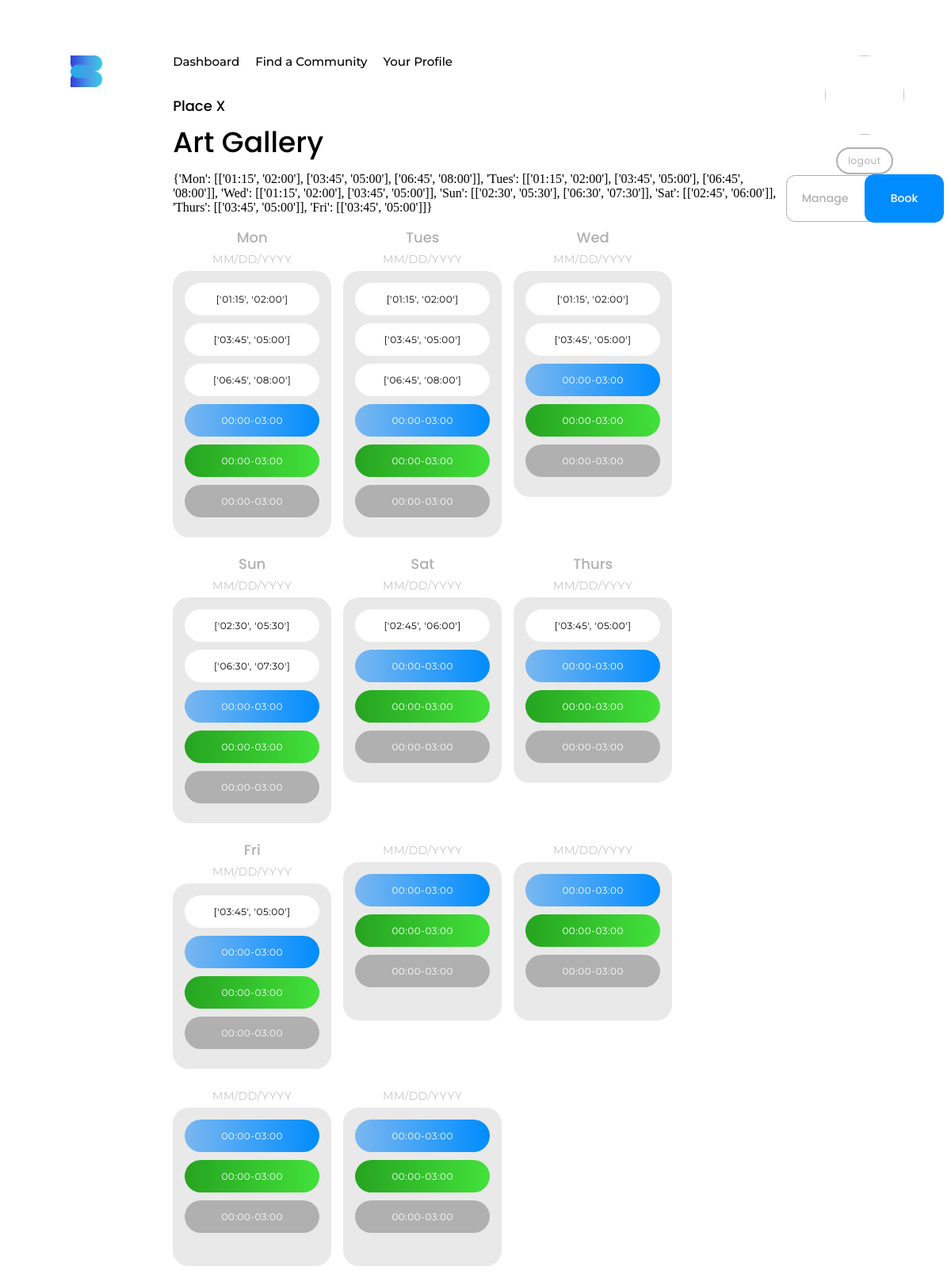
/member/amenity/2, run on an earlier commit of the app's database.
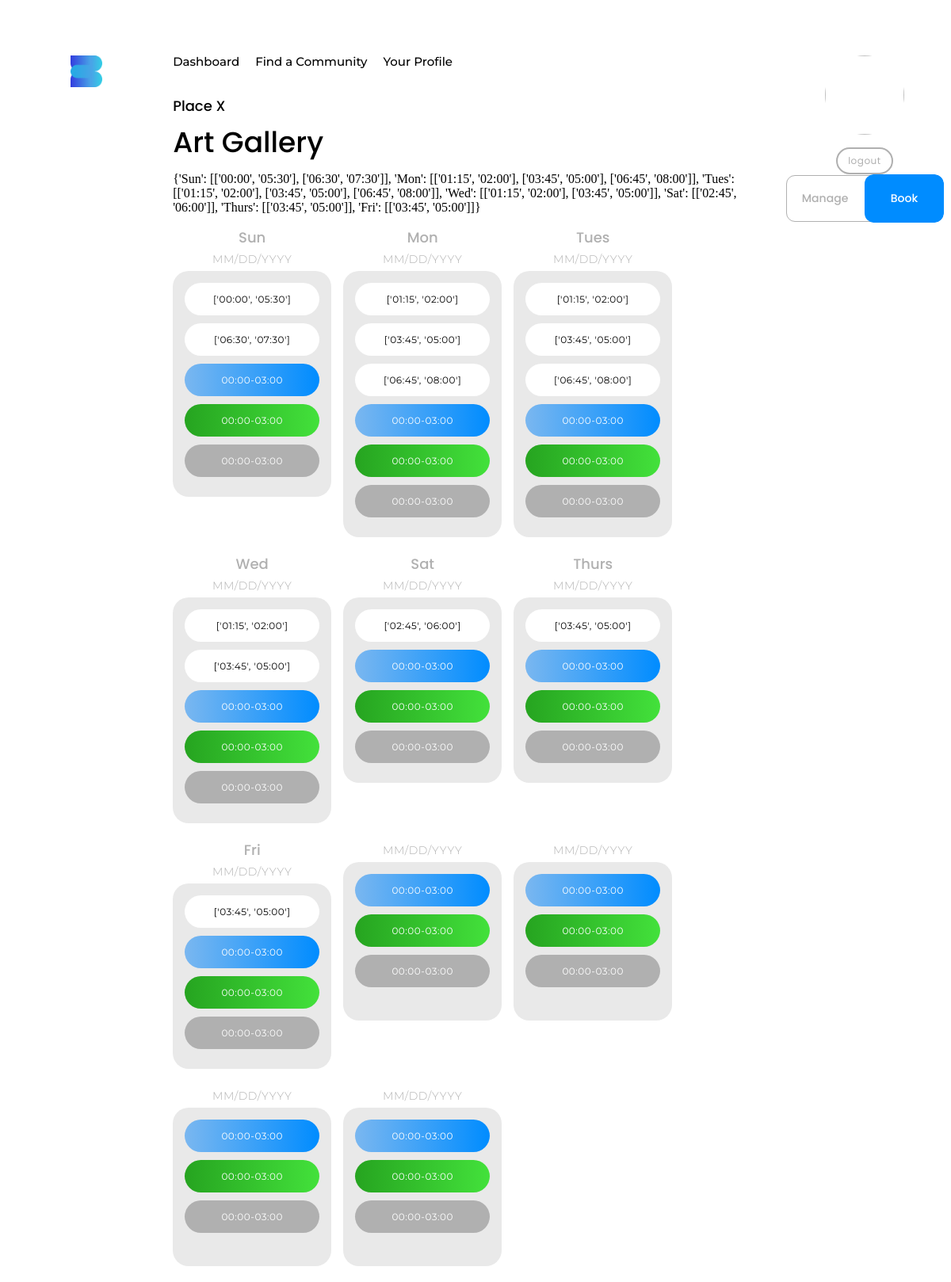
And on a later commit of the database.
### siteApp/models.py (models this page shows, shortened)
class Amenity(models.Model):
    name = models.CharField(max_length=200, blank=False)
    place = models.ForeignKey(
        "siteApp.Place", blank=False, on_delete=models.CASCADE)
    subtitle = models.CharField(max_length=200, blank=True)
    description = models.CharField(max_length=200, blank=True)
    date_created = models.DateTimeField(auto_now_add=True)
    timeslots = models.JSONField(blank=True, null=True)
    image = models.ImageField(upload_to='images', null=True, blank=True)
    class Meta:
        ordering = ('date_created',)

### memberApp/views.py (the view)
# urls.py: path('amenity/<str:pk>', views.amenity_view, name="member-amenity"),
def amenity_view(request, pk):
    amenity = Amenity.objects.get(id=pk)
    jsonTimeslots = amenity.timeslots
    page_title = amenity.name
    page_subtitle = amenity.place.name
    context = {
        'page_title': page_title,
        'page_subtitle': page_subtitle,
        'amenity':amenity,
        'jsonTimeslots':jsonTimeslots,
    }
    template_name = 'memberApp/amenity.html'
    return render(request, template_name, context)

### templates/memberApp/amenity.html (shortened to what this page needs)
{% extends 'base.html' %} {% load static %}
{% block headers %}
<link
    rel="stylesheet"
    type="text/css"
    href="{% static 'css/timeslots.css' %}"
/>
{% endblock headers %}
{% block pageheader %}
<div class="header2 card-shade-grey">{{page_subtitle}}</div>
<div class="header1">{{page_title}}</div>
{% endblock pageheader %}
{% block content %}
<span>{{jsonTimeslots}}</span>
{% include 'components/card.html' with name="container-card style4" jsonTimeslots=jsonTimeslots%}
{% endblock content %}

What changed in the data, as far as the page shows it:
changed Amenity "Art Gallery": timeslots "{'Mon': [['01:15', '02:00'], ['03:45', '05:00'], ['06:45', '08:00']], 'Tues': [['01:15', '02:00'], ['03:45', '05:00'], ['06:45', '08:00']], 'Wed': [['01:15', '02:00'], ['03:45', '05:00']], 'Sun': [['02:30', '05:30'], ['06:30', '07:30']], 'Sat': [['02:45', '06:00']], 'Thurs':…" → "{'Sun': [['00:00', '05:30'], ['06:30', '07:30']], 'Mon': [['01:15', '02:00'], ['03:45', '05:00'], ['06:45', '08:00']], 'Tues': [['01:15', '02:00'], ['03:45', '05:00'], ['06:45', '08:00']], 'Wed': [['01:15', '02:00'], ['03:45', '05:00']], 'Sat': [['02:45', '06:00']], 'Thurs':…"
Also different on the page:
list line gone: "['02:30', '05:30']"
new list line: "['00:00', '05:30']"
